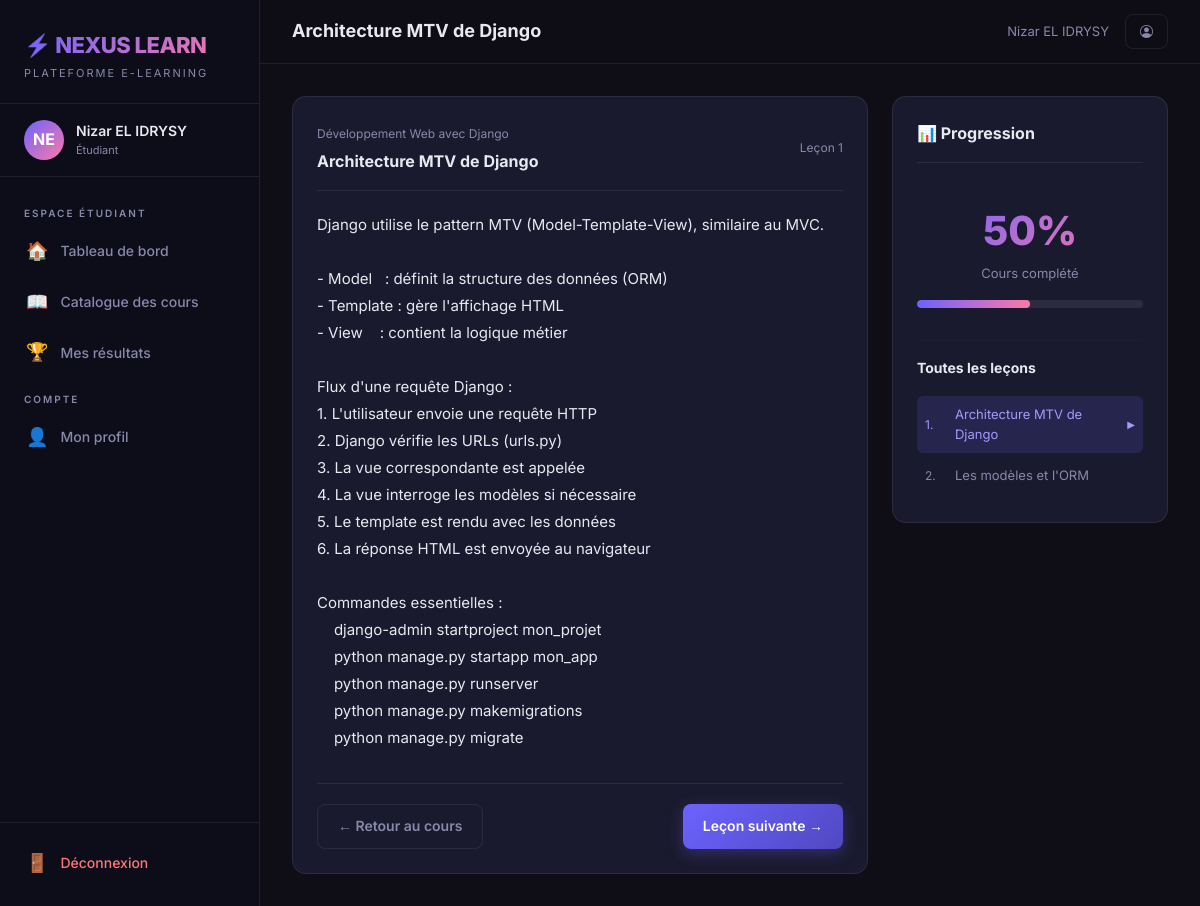
The app's page /lecon/4/ (signed in) with its own data.
### plateforme/models.py (models this page shows, shortened)
class ProfilUtilisateur(models.Model):
    ROLE_CHOICES = [
        ('admin', 'Administrateur'),
        ('enseignant', 'Enseignant'),
        ('etudiant', 'Étudiant'),
    ]
    utilisateur = models.OneToOneField(User, on_delete=models.CASCADE, related_name='profil')
    role = models.CharField(max_length=20, choices=ROLE_CHOICES, default='etudiant')
    bio = models.TextField(blank=True, null=True, verbose_name='Biographie')
    photo = models.ImageField(upload_to='photos/', blank=True, null=True, verbose_name='Photo de profil')
    date_creation = models.DateTimeField(default=timezone.now)
    class Meta:
        verbose_name = 'Profil Utilisateur'
        verbose_name_plural = 'Profils Utilisateurs'

class Lecon(models.Model):
    cours = models.ForeignKey(Cours, on_delete=models.CASCADE, related_name='lecons')
    titre = models.CharField(max_length=200, verbose_name='Titre de la leçon')
    contenu = models.TextField(verbose_name='Contenu de la leçon')
    fichier = models.FileField(upload_to='lecons/', blank=True, null=True, verbose_name='Fichier PDF')
    ordre = models.PositiveIntegerField(default=1, verbose_name='Ordre')
    date_creation = models.DateTimeField(default=timezone.now)
    class Meta:
        verbose_name = 'Leçon'
        verbose_name_plural = 'Leçons'
        ordering = ['ordre']

class Cours(models.Model):
    titre = models.CharField(max_length=200, verbose_name='Titre du cours')
    description = models.TextField(verbose_name='Description')
    enseignant = models.ForeignKey(
        User, on_delete=models.CASCADE, related_name='cours_enseignes',
        limit_choices_to={'profil__role': 'enseignant'}
    )
    image = models.ImageField(upload_to='cours/', blank=True, null=True, verbose_name='Image de couverture')
    date_creation = models.DateTimeField(default=timezone.now)
    est_publie = models.BooleanField(default=True, verbose_name='Publié')
    class Meta:
        verbose_name = 'Cours'
        verbose_name_plural = 'Cours'
        ordering = ['-date_creation']

class Inscription(models.Model):
    etudiant = models.ForeignKey(
        User, on_delete=models.CASCADE, related_name='inscriptions'
    )
    cours = models.ForeignKey(Cours, on_delete=models.CASCADE, related_name='inscriptions')
    date_inscription = models.DateTimeField(default=timezone.now)
    progression = models.PositiveIntegerField(default=0, verbose_name='Progression (%)')
    class Meta:
        verbose_name = 'Inscription'
        verbose_name_plural = 'Inscriptions'
        unique_together = ('etudiant', 'cours')

### plateforme/views.py (the view)
# urls.py: path('lecon/<int:pk>/', views.vue_lecon, name='lecon'),
@role_requis('etudiant')
def vue_lecon(request, pk):
    lecon = get_object_or_404(Lecon, pk=pk)
    inscription = get_object_or_404(Inscription, etudiant=request.user, cours=lecon.cours)
    total_lecons = lecon.cours.lecons.count()
    if total_lecons > 0:
        lecon_ordre = lecon.ordre
        progression = min(int((lecon_ordre / total_lecons) * 100), 100)
        if progression > inscription.progression:
            inscription.progression = progression
            inscription.save()
    return render(request, 'plateforme/lecon_detail.html', {
        'lecon': lecon,
        'inscription': inscription,
    })

### plateforme/views.py (called while the page is built)
def role_requis(*roles):
    def decorator(view_func):
        @wraps(view_func)
        def _wrapped(request, *args, **kwargs):
            if not request.user.is_authenticated:
                return redirect('connexion')
            try:
                if request.user.profil.role not in roles:
                    messages.error(request, "Accès refusé : vous n'avez pas les droits nécessaires.")
                    return redirect('accueil')
            except ProfilUtilisateur.DoesNotExist:
                return redirect('connexion')
            return view_func(request, *args, **kwargs)
        return _wrapped
    return decorator

### templates/plateforme/lecon_detail.html (shortened to what this page needs)
{% extends 'plateforme/base.html' %}
{% block page_title %}{{ lecon.titre }}{% endblock %}
{% block contenu %}
<div class="row g-4">
  <div class="col-lg-8">
    <div class="nx-card">
      <div class="nx-card-header">
        <div>
          <span style="font-size:12px; color:var(--text-muted);">{{ lecon.cours.titre }}</span>
          <div class="nx-card-title mt-1">{{ lecon.titre }}</div>
        </div>
        <span style="font-size:12px; color:var(--text-muted);">Leçon {{ lecon.ordre }}</span>
      </div>
      <div class="nx-lesson-content">{{ lecon.contenu }}</div>
      <div style="display:flex; justify-content:space-between; margin-top:32px; padding-top:20px; border-top:1px solid var(--border);">
        <a href="{% url 'detail_cours_etudiant' lecon.cours.pk %}" class="btn-nx btn-nx-ghost">
          ← Retour au cours
        </a>
        {% with next_lecon=lecon.cours.lecons.all %}
          {% for l in next_lecon %}
            {% if l.ordre == lecon.ordre|add:1 %}
              <a href="{% url 'lecon' l.pk %}" class="btn-nx btn-nx-primary">Leçon suivante →</a>
            {% endif %}
          {% endfor %}
        {% endwith %}
      </div>
    </div>
  </div>
  <div class="col-lg-4">
    <div class="nx-card">
      <div class="nx-card-header">
        <span class="nx-card-title">📊 Progression</span>
      </div>
      <div style="text-align:center; padding:16px 0;">
        <div style="font-size:40px; font-weight:800; background:linear-gradient(135deg,var(--primary),var(--accent));
             -webkit-background-clip:text; -webkit-text-fill-color:transparent; background-clip:text;">
          {{ inscription.progression }}%
        </div>
        <div style="font-size:13px; color:var(--text-muted); margin-bottom:16px;">Cours complété</div>
        <div class="nx-progress">
          <div class="nx-progress-bar" style="width:{{ inscription.progression }}%;"></div>
        </div>
      </div>
      <hr style="border-color:var(--border); margin:16px 0;">
      <div class="nx-card-title mb-3" style="font-size:14px;">Toutes les leçons</div>
      {% for l in lecon.cours.lecons.all %}
      <a href="{% url 'lecon' l.pk %}"
         style="display:flex; align-items:center; gap:10px; padding:8px; border-radius:6px;
                background:{% if l.pk == lecon.pk %}rgba(108,99,255,0.15){% else %}transparent{% endif %};
                margin-bottom:4px; text-decoration:none; color:{% if l.pk == lecon.pk %}var(--primary-light){% else %}var(--text-muted){% endif %};">
        <span style="font-size:12px; min-width:20px;">{{ l.ordre }}.</span>
        <span style="font-size:13px;">{{ l.titre }}</span>
        {% if l.pk == lecon.pk %}<span style="margin-left:auto; font-size:10px;">▶</span>{% endif %}
      </a>
      {% endfor %}
    </div>
  </div>
</div>
{% endblock %}

### templates/plateforme/base.html (shortened to what this page needs)
{% load static %}
<!DOCTYPE html>
<html lang="fr">
<head>
  <link href="https://cdn.jsdelivr.net/npm/bootstrap@5.3.2/dist/css/bootstrap.min.css" rel="stylesheet">
  <link rel="stylesheet" href="https://cdn.jsdelivr.net/npm/bootstrap-icons@1.11.3/font/bootstrap-icons.min.css">
  <link rel="stylesheet" href="{% static 'css/nexus.css' %}">
</head>
<body>
<div class="nx-wrapper">
  <aside class="nx-sidebar">
    <div class="nx-sidebar-header">
      <div class="nx-logo">⚡ NEXUS LEARN</div>
      <div class="nx-logo-sub">Plateforme E-Learning</div>
    </div>
    {% if user.is_authenticated %}
    <div class="nx-user-info">
      {% if user.profil.photo %}
        <img src="{{ user.profil.photo.url }}" class="nx-avatar" alt="Photo">
      {% else %}
        <div class="nx-avatar">{{ user.first_name|first|upper }}{{ user.last_name|first|upper }}</div>
      {% endif %}
      <div>
        <div class="nx-user-name">{{ user.get_full_name|default:user.username }}</div>
        <div class="nx-user-role">{{ user.profil.get_role_display }}</div>
      </div>
    </div>
    {% endif %}
    <nav class="nx-nav">
      {% if user.is_authenticated %}
        {% with role=user.profil.role %}
          {% if role == 'etudiant' %}
          <div class="nx-nav-section">Espace Étudiant</div>
          <a href="{% url 'tableau_bord_etudiant' %}" class="nx-nav-link {% if request.resolver_match.url_name == 'tableau_bord_etudiant' %}active{% endif %}">
            <span class="icon">🏠</span> Tableau de bord
          </a>
          <a href="{% url 'catalogue' %}" class="nx-nav-link {% if request.resolver_match.url_name == 'catalogue' %}active{% endif %}">
            <span class="icon">📖</span> Catalogue des cours
          </a>
          <a href="{% url 'mes_resultats' %}" class="nx-nav-link {% if request.resolver_match.url_name == 'mes_resultats' %}active{% endif %}">
            <span class="icon">🏆</span> Mes résultats
          </a>
          {% endif %}
          <div class="nx-nav-section">Compte</div>
          <a href="{% url 'profil' %}" class="nx-nav-link {% if request.resolver_match.url_name == 'profil' %}active{% endif %}">
            <span class="icon">👤</span> Mon profil
          </a>
        {% endwith %}
      {% endif %}
    </nav>
    <div class="nx-sidebar-footer">
      {% if user.is_authenticated %}
      <a href="{% url 'deconnexion' %}" class="nx-nav-link" style="color:#ff7675;">
        <span class="icon">🚪</span> Déconnexion
      </a>
      {% endif %}
    </div>
  </aside>
  <main class="nx-main">
    <div class="nx-topbar">
      <div class="nx-page-title">{% block page_title %}Nexus Learn{% endblock %}</div>
      <div class="d-flex align-center gap-3">
        {% if user.is_authenticated %}
          <span class="text-muted fs-sm">{{ user.get_full_name|default:user.username }}</span>
          <a href="{% url 'profil' %}" class="btn-nx btn-nx-ghost btn-nx-sm">
            <i class="bi bi-person-circle"></i>
          </a>
        {% endif %}
      </div>
    </div>
    <div class="nx-content nx-fade-in">
      {% block contenu %}{% endblock %}
    </div>
  </main>
</div>
</body>
</html>

### records on screen
Lecon: titre "Architecture MTV de Django", cours.titre "Développement Web avec Django", ordre "1", contenu "Django utilise le pattern MTV (Model-Template-View), similaire au MVC. - Model : définit la structure des données (ORM) - Template : gère l'affichage HTML - View : contient la logique métier Flux d'une requête Django : 1. L'utilisateur envoie une requête HTTP 2. Django vérifie les URLs (urls.py) 3. La vue correspondante est appelée 4. La vue interroge les modèles si nécessaire 5. Le template est rendu avec les données 6. La réponse HTML est envoyée au navigateur Commandes essentielles : django-admin startproject mon_projet python manage.py startapp mon_app python manage.py runserver python manage.py makemigrations python manage.py migrate"
Lecon: shows "Leçon suivante →", ordre "2", titre "Les modèles et l'ORM"
Inscription: progression "50"

### other values on screen
{{ user.first_name|first|upper }} "N"
{{ user.last_name|first|upper }} "E"
{{ user.get_full_name|default:user.username }} "Nizar EL IDRYSY"
{{ user.profil.get_role_display }} "Étudiant"
